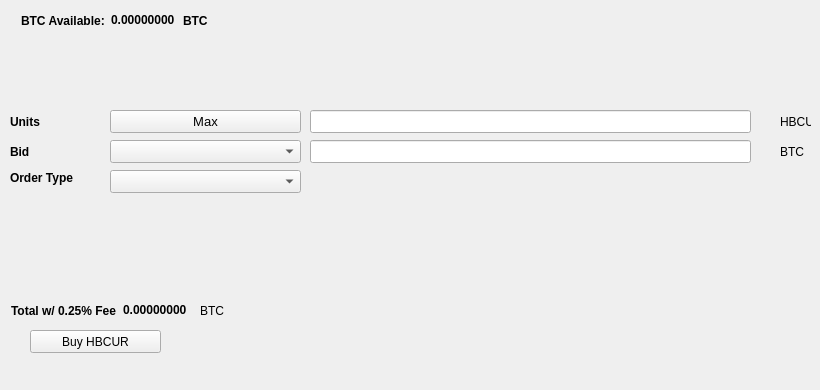
   <widget class="QWidget" name="BuyTab">
    <attribute name="title">
     <string>Buy</string>
    </attribute>
    <widget class="QPushButton" name="BuyENZ">
     <property name="geometry">
      <rect>
       <x>30</x>
       <y>330</y>
       <width>131</width>
       <height>23</height>
      </rect>
     </property>
     <property name="text">
      <string>Buy HBCUR</string>
     </property>
     <property name="icon">
      <iconset resource="../hbcur.qrc">
       <normaloff>:/icons/bitcoin</normaloff>:/icons/bitcoin</iconset>
     </property>
    </widget>
    <widget class="QLabel" name="label_3">
     <property name="geometry">
      <rect>
       <x>10</x>
       <y>110</y>
       <width>46</width>
       <height>23</height>
      </rect>
     </property>
     <property name="font">
      <font>
       <weight>75</weight>
       <bold>true</bold>
      </font>
     </property>
     <property name="text">
      <string>Units</string>
     </property>
    </widget>
    <widget class="QLineEdit" name="UnitsInput">
     <property name="geometry">
      <rect>
       <x>310</x>
       <y>110</y>
       <width>441</width>
       <height>23</height>
      </rect>
     </property>
     <property name="font">
      <font>
       <pointsize>9</pointsize>
       <weight>75</weight>
       <bold>true</bold>
      </font>
     </property>
    </widget>
    <widget class="QLineEdit" name="BuyBidPriceEdit">
     <property name="geometry">
      <rect>
       <x>310</x>
       <y>140</y>
       <width>441</width>
       <height>23</height>
      </rect>
     </property>
     <property name="font">
      <font>
       <pointsize>9</pointsize>
       <weight>75</weight>
       <bold>true</bold>
      </font>
     </property>
    </widget>
    <widget class="QLabel" name="label_4">
     <property name="geometry">
      <rect>
       <x>780</x>
       <y>110</y>
       <width>31</width>
       <height>23</height>
      </rect>
     </property>
     <property name="text">
      <string>HBCUR</string>
     </property>
    </widget>
    <widget class="QLabel" name="label_5">
     <property name="geometry">
      <rect>
       <x>780</x>
       <y>140</y>
       <width>31</width>
       <height>23</height>
      </rect>
     </property>
     <property name="text">
      <string>BTC</string>
     </property>
    </widget>
    <widget class="QLabel" name="label_6">
     <property name="geometry">
      <rect>
       <x>10</x>
       <y>140</y>
       <width>46</width>
       <height>23</height>
      </rect>
     </property>
     <property name="font">
      <font>
       <weight>75</weight>
       <bold>true</bold>
      </font>
     </property>
     <property name="text">
      <string>Bid</string>
     </property>
    </widget>
    <widget class="QLabel" name="label_7">
     <property name="geometry">
      <rect>
       <x>10</x>
       <y>170</y>
       <width>91</width>
       <height>16</height>
      </rect>
     </property>
     <property name="font">
      <font>
       <weight>75</weight>
       <bold>true</bold>
      </font>
     </property>
     <property name="text">
      <string>Order Type</string>
     </property>
    </widget>
    <widget class="QPushButton" name="Buy_Max_Amount">
     <property name="geometry">
      <rect>
       <x>110</x>
       <y>110</y>
       <width>191</width>
       <height>23</height>
      </rect>
     </property>
     <property name="font">
      <font>
       <pointsize>10</pointsize>
      </font>
     </property>
     <property name="text">
      <string>Max</string>
     </property>
    </widget>
    <widget class="QComboBox" name="BuyBidcomboBox">
     <property name="geometry">
      <rect>
       <x>110</x>
       <y>140</y>
       <width>191</width>
       <height>23</height>
      </rect>
     </property>
     <property name="font">
      <font>
       <pointsize>10</pointsize>
      </font>
     </property>
    </widget>
    <widget class="QComboBox" name="buyOrdertypeCombo">
     <property name="geometry">
      <rect>
       <x>110</x>
       <y>170</y>
       <width>191</width>
       <height>23</height>
      </rect>
     </property>
     <property name="font">
      <font>
       <pointsize>10</pointsize>
      </font>
     </property>
    </widget>
    <widget class="QWidget" name="layoutWidget1">
     <property name="geometry">
      <rect>
       <x>21</x>
       <y>11</y>
       <width>227</width>
       <height>19</height>
      </rect>
     </property>
     <layout class="QHBoxLayout" name="horizontalLayout_3">
      <item>
       <widget class="QLabel" name="label232">
        <property name="font">
         <font>
          <weight>75</weight>
          <bold>true</bold>
         </font>
        </property>
        <property name="text">
         <string>BTC Available:</string>
        </property>
       </widget>
      </item>
      <item>
       <widget class="QLabel" name="BtcAvailableLbl">
        <property name="palette">
         <palette>
          <active>
           <colorrole role="WindowText">
            <brush brushstyle="SolidPattern">
             <color alpha="255">
              <red>0</red>
              <green>0</green>
              <blue>0</blue>
             </color>
            </brush>
           </colorrole>
           <colorrole role="Button">
            <brush brushstyle="SolidPattern">
             <color alpha="255">
              <red>0</red>
              <green>170</green>
              <blue>0</blue>
             </color>
            </brush>
           </colorrole>
           <colorrole role="Light">
            <brush brushstyle="SolidPattern">
             <color alpha="255">
              <red>0</red>
              <green>255</green>
              <blue>0</blue>
             </color>
            </brush>
           </colorrole>
           <colorrole role="Midlight">
            <brush brushstyle="SolidPattern">
             <color alpha="255">
              <red>0</red>
              <green>212</green>
              <blue>0</blue>
             </color>
            </brush>
           </colorrole>
           <colorrole role="Dark">
            <brush brushstyle="SolidPattern">
             <color alpha="255">
              <red>0</red>
              <green>85</green>
              <blue>0</blue>
             </color>
            </brush>
           </colorrole>
           <colorrole role="Mid">
            <brush brushstyle="SolidPattern">
             <color alpha="255">
              <red>0</red>
              <green>113</green>
              <blue>0</blue>
             </color>
            </brush>
           </colorrole>
           <colorrole role="Text">
            <brush brushstyle="SolidPattern">
             <color alpha="255">
              <red>0</red>
              <green>170</green>
              <blue>0</blue>
             </color>
            </brush>
           </colorrole>
           <colorrole role="BrightText">
            <brush brushstyle="SolidPattern">
             <color alpha="255">
              <red>255</red>
              <green>255</green>
              <blue>255</blue>
             </color>
            </brush>
           </colorrole>
           <colorrole role="ButtonText">
            <brush brushstyle="SolidPattern">
             <color alpha="255">
              <red>0</red>
              <green>0</green>
              <blue>0</blue>
             </color>
            </brush>
           </colorrole>
           <colorrole role="Base">
            <brush brushstyle="SolidPattern">
             <color alpha="255">
              <red>255</red>
              <green>255</green>
              <blue>255</blue>
             </color>
            </brush>
           </colorrole>
           <colorrole role="Window">
            <brush brushstyle="SolidPattern">
             <color alpha="255">
              <red>0</red>
              <green>170</green>
              <blue>0</blue>
             </color>
            </brush>
           </colorrole>
           <colorrole role="Shadow">
            <brush brushstyle="SolidPattern">
             <color alpha="255">
              <red>0</red>
              <green>0</green>
              <blue>0</blue>
             </color>
            </brush>
           </colorrole>
           <colorrole role="AlternateBase">
            <brush brushstyle="SolidPattern">
             <color alpha="255">
              <red>127</red>
              <green>212</green>
              <blue>127</blue>
             </color>
            </brush>
           </colorrole>
           <colorrole role="ToolTipBase">
            <brush brushstyle="SolidPattern">
             <color alpha="255">
              <red>255</red>
              <green>255</green>
              <blue>220</blue>
             </color>
            </brush>
           </colorrole>
           <colorrole role="ToolTipText">
            <brush brushstyle="SolidPattern">
             <color alpha="255">
              <red>0</red>
              <green>0</green>
              <blue>0</blue>
             </color>
            </brush>
           </colorrole>
          </active>
          <inactive>
           <colorrole role="WindowText">
            <brush brushstyle="SolidPattern">
             <color alpha="255">
              <red>0</red>
              <green>0</green>
              <blue>0</blue>
             </color>
            </brush>
           </colorrole>
           <colorrole role="Button">
            <brush brushstyle="SolidPattern">
             <color alpha="255">
              <red>0</red>
              <green>170</green>
              <blue>0</blue>
             </color>
            </brush>
           </colorrole>
           <colorrole role="Light">
            <brush brushstyle="SolidPattern">
             <color alpha="255">
              <red>0</red>
              <green>255</green>
              <blue>0</blue>
             </color>
            </brush>
           </colorrole>
           <colorrole role="Midlight">
            <brush brushstyle="SolidPattern">
             <color alpha="255">
              <red>0</red>
              <green>212</green>
              <blue>0</blue>
             </color>
            </brush>
           </colorrole>
           <colorrole role="Dark">
            <brush brushstyle="SolidPattern">
             <color alpha="255">
              <red>0</red>
              <green>85</green>
              <blue>0</blue>
             </color>
            </brush>
           </colorrole>
           <colorrole role="Mid">
            <brush brushstyle="SolidPattern">
             <color alpha="255">
              <red>0</red>
              <green>113</green>
              <blue>0</blue>
             </color>
            </brush>
           </colorrole>
           <colorrole role="Text">
            <brush brushstyle="SolidPattern">
             <color alpha="255">
              <red>0</red>
              <green>170</green>
              <blue>0</blue>
             </color>
            </brush>
           </colorrole>
           <colorrole role="BrightText">
            <brush brushstyle="SolidPattern">
             <color alpha="255">
              <red>255</red>
              <green>255</green>
              <blue>255</blue>
             </color>
            </brush>
           </colorrole>
           <colorrole role="ButtonText">
            <brush brushstyle="SolidPattern">
             <color alpha="255">
              <red>0</red>
              <green>0</green>
              <blue>0</blue>
             </color>
            </brush>
           </colorrole>
           <colorrole role="Base">
            <brush brushstyle="SolidPattern">
             <color alpha="255">
              <red>255</red>
              <green>255</green>
              <blue>255</blue>
             </color>
            </brush>
           </colorrole>
           <colorrole role="Window">
            <brush brushstyle="SolidPattern">
             <color alpha="255">
              <red>0</red>
              <green>170</green>
              <blue>0</blue>
             </color>
            </brush>
           </colorrole>
           <colorrole role="Shadow">
            <brush brushstyle="SolidPattern">
             <color alpha="255">
              <red>0</red>
              <green>0</green>
              <blue>0</blue>
             </color>
            </brush>
           </colorrole>
           <colorrole role="AlternateBase">
            <brush brushstyle="SolidPattern">
             <color alpha="255">
              <red>127</red>
              <green>212</green>
              <blue>127</blue>
             </color>
            </brush>
           </colorrole>
           <colorrole role="ToolTipBase">
            <brush brushstyle="SolidPattern">
             <color alpha="255">
              <red>255</red>
              <green>255</green>
              <blue>220</blue>
             </color>
            </brush>
           </colorrole>
           <colorrole role="ToolTipText">
            <brush brushstyle="SolidPattern">
             <color alpha="255">
              <red>0</red>
              <green>0</green>
              <blue>0</blue>
             </color>
            </brush>
           </colorrole>
          </inactive>
          <disabled>
           <colorrole role="WindowText">
            <brush brushstyle="SolidPattern">
             <color alpha="255">
              <red>0</red>
              <green>85</green>
              <blue>0</blue>
             </color>
            </brush>
           </colorrole>
           <colorrole role="Button">
            <brush brushstyle="SolidPattern">
             <color alpha="255">
              <red>0</red>
              <green>170</green>
              <blue>0</blue>
             </color>
            </brush>
           </colorrole>
           <colorrole role="Light">
            <brush brushstyle="SolidPattern">
             <color alpha="255">
              <red>0</red>
              <green>255</green>
              <blue>0</blue>
             </color>
            </brush>
           </colorrole>
           <colorrole role="Midlight">
            <brush brushstyle="SolidPattern">
             <color alpha="255">
              <red>0</red>
              <green>212</green>
              <blue>0</blue>
             </color>
            </brush>
           </colorrole>
           <colorrole role="Dark">
            <brush brushstyle="SolidPattern">
             <color alpha="255">
              <red>0</red>
              <green>85</green>
              <blue>0</blue>
             </color>
            </brush>
           </colorrole>
           <colorrole role="Mid">
            <brush brushstyle="SolidPattern">
             <color alpha="255">
              <red>0</red>
              <green>113</green>
              <blue>0</blue>
             </color>
            </brush>
           </colorrole>
           <colorrole role="Text">
            <brush brushstyle="SolidPattern">
             <color alpha="255">
              <red>0</red>
              <green>85</green>
              <blue>0</blue>
             </color>
            </brush>
           </colorrole>
           <colorrole role="BrightText">
            <brush brushstyle="SolidPattern">
             <color alpha="255">
              <red>255</red>
              <green>255</green>
              <blue>255</blue>
             </color>
            </brush>
           </colorrole>
           <colorrole role="ButtonText">
            <brush brushstyle="SolidPattern">
             <color alpha="255">
              <red>0</red>
              <green>85</green>
              <blue>0</blue>
             </color>
            </brush>
           </colorrole>
           <colorrole role="Base">
            <brush brushstyle="SolidPattern">
             <color alpha="255">
              <red>0</red>
              <green>170</green>
              <blue>0</blue>
             </color>
            </brush>
           </colorrole>
           <colorrole role="Window">
            <brush brushstyle="SolidPattern">
             <color alpha="255">
              <red>0</red>
              <green>170</green>
              <blue>0</blue>
             </color>
            </brush>
           </colorrole>
           <colorrole role="Shadow">
            <brush brushstyle="SolidPattern">
             <color alpha="255">
              <red>0</red>
              <green>0</green>
              <blue>0</blue>
             </color>
            </brush>
           </colorrole>
           <colorrole role="AlternateBase">
            <brush brushstyle="SolidPattern">
             <color alpha="255">
              <red>0</red>
              <green>170</green>
              <blue>0</blue>
             </color>
            </brush>
           </colorrole>
           <colorrole role="ToolTipBase">
            <brush brushstyle="SolidPattern">
             <color alpha="255">
              <red>255</red>
              <green>255</green>
              <blue>220</blue>
             </color>
            </brush>
           </colorrole>
           <colorrole role="ToolTipText">
            <brush brushstyle="SolidPattern">
             <color alpha="255">
              <red>0</red>
              <green>0</green>
              <blue>0</blue>
             </color>
            </brush>
           </colorrole>
          </disabled>
         </palette>
        </property>
        <property name="font">
         <font>
          <weight>75</weight>
          <bold>true</bold>
         </font>
        </property>
        <property name="text">
         <string>0.00000000</string>
        </property>
        <property name="textInteractionFlags">
         <set>Qt::LinksAccessibleByMouse|Qt::TextSelectableByKeyboard|Qt::TextSelectableByMouse</set>
        </property>
       </widget>
      </item>
      <item>
       <widget class="QLabel" name="BtcAvailableLbl_2">
        <property name="font">
         <font>
          <weight>75</weight>
          <bold>true</bold>
         </font>
        </property>
        <property name="text">
         <string>BTC</string>
        </property>
       </widget>
      </item>
     </layout>
    </widget>
    <widget class="QWidget" name="layoutWidge2">
     <property name="geometry">
      <rect>
       <x>11</x>
       <y>301</y>
       <width>259</width>
       <height>19</height>
      </rect>
     </property>
     <layout class="QHBoxLayout" name="horizontalLayout_4">
      <item>
       <widget class="QLabel" name="label_9">
        <property name="font">
         <font>
          <weight>75</weight>
          <bold>true</bold>
         </font>
        </property>
        <property name="text">
         <string>Total w/ 0.25% Fee</string>
        </property>
       </widget>
      </item>
      <item>
       <widget class="QLabel" name="BuyCostLabel">
        <property name="palette">
         <palette>
          <active>
           <colorrole role="WindowText">
            <brush brushstyle="SolidPattern">
             <color alpha="255">
              <red>0</red>
              <green>0</green>
              <blue>0</blue>
             </color>
            </brush>
           </colorrole>
           <colorrole role="Button">
            <brush brushstyle="SolidPattern">
             <color alpha="255">
              <red>0</red>
              <green>170</green>
              <blue>0</blue>
             </color>
            </brush>
           </colorrole>
           <colorrole role="Light">
            <brush brushstyle="SolidPattern">
             <color alpha="255">
              <red>0</red>
              <green>255</green>
              <blue>0</blue>
             </color>
            </brush>
           </colorrole>
           <colorrole role="Midlight">
            <brush brushstyle="SolidPattern">
             <color alpha="255">
              <red>0</red>
              <green>212</green>
              <blue>0</blue>
             </color>
            </brush>
           </colorrole>
           <colorrole role="Dark">
            <brush brushstyle="SolidPattern">
             <color alpha="255">
              <red>0</red>
              <green>85</green>
              <blue>0</blue>
             </color>
            </brush>
           </colorrole>
           <colorrole role="Mid">
            <brush brushstyle="SolidPattern">
             <color alpha="255">
              <red>0</red>
              <green>113</green>
              <blue>0</blue>
             </color>
            </brush>
           </colorrole>
           <colorrole role="Text">
            <brush brushstyle="SolidPattern">
             <color alpha="255">
              <red>0</red>
              <green>170</green>
              <blue>0</blue>
             </color>
            </brush>
           </colorrole>
           <colorrole role="BrightText">
            <brush brushstyle="SolidPattern">
             <color alpha="255">
              <red>255</red>
              <green>255</green>
              <blue>255</blue>
             </color>
            </brush>
           </colorrole>
           <colorrole role="ButtonText">
            <brush brushstyle="SolidPattern">
             <color alpha="255">
              <red>0</red>
              <green>0</green>
              <blue>0</blue>
             </color>
            </brush>
           </colorrole>
           <colorrole role="Base">
            <brush brushstyle="SolidPattern">
             <color alpha="255">
              <red>255</red>
              <green>255</green>
              <blue>255</blue>
             </color>
            </brush>
           </colorrole>
           <colorrole role="Window">
            <brush brushstyle="SolidPattern">
             <color alpha="255">
              <red>0</red>
              <green>170</green>
              <blue>0</blue>
             </color>
            </brush>
           </colorrole>
           <colorrole role="Shadow">
            <brush brushstyle="SolidPattern">
             <color alpha="255">
              <red>0</red>
              <green>0</green>
              <blue>0</blue>
             </color>
            </brush>
           </colorrole>
           <colorrole role="AlternateBase">
            <brush brushstyle="SolidPattern">
             <color alpha="255">
              <red>127</red>
              <green>212</green>
              <blue>127</blue>
             </color>
            </brush>
           </colorrole>
           <colorrole role="ToolTipBase">
            <brush brushstyle="SolidPattern">
             <color alpha="255">
              <red>255</red>
              <green>255</green>
              <blue>220</blue>
             </color>
            </brush>
           </colorrole>
           <colorrole role="ToolTipText">
            <brush brushstyle="SolidPattern">
             <color alpha="255">
              <red>0</red>
              <green>0</green>
              <blue>0</blue>
             </color>
            </brush>
           </colorrole>
          </active>
          <inactive>
           <colorrole role="WindowText">
            <brush brushstyle="SolidPattern">
             <color alpha="255">
              <red>0</red>
              <green>0</green>
              <blue>0</blue>
             </color>
            </brush>
           </colorrole>
           <colorrole role="Button">
            <brush brushstyle="SolidPattern">
             <color alpha="255">
              <red>0</red>
              <green>170</green>
              <blue>0</blue>
             </color>
            </brush>
           </colorrole>
           <colorrole role="Light">
            <brush brushstyle="SolidPattern">
             <color alpha="255">
              <red>0</red>
              <green>255</green>
              <blue>0</blue>
             </color>
            </brush>
           </colorrole>
           <colorrole role="Midlight">
            <brush brushstyle="SolidPattern">
             <color alpha="255">
              <red>0</red>
              <green>212</green>
              <blue>0</blue>
             </color>
            </brush>
           </colorrole>
           <colorrole role="Dark">
            <brush brushstyle="SolidPattern">
             <color alpha="255">
              <red>0</red>
              <green>85</green>
              <blue>0</blue>
             </color>
            </brush>
           </colorrole>
           <colorrole role="Mid">
            <brush brushstyle="SolidPattern">
             <color alpha="255">
              <red>0</red>
              <green>113</green>
              <blue>0</blue>
             </color>
            </brush>
           </colorrole>
           <colorrole role="Text">
            <brush brushstyle="SolidPattern">
             <color alpha="255">
              <red>0</red>
              <green>170</green>
              <blue>0</blue>
             </color>
            </brush>
           </colorrole>
           <colorrole role="BrightText">
            <brush brushstyle="SolidPattern">
             <color alpha="255">
              <red>255</red>
              <green>255</green>
              <blue>255</blue>
             </color>
            </brush>
           </colorrole>
           <colorrole role="ButtonText">
            <brush brushstyle="SolidPattern">
             <color alpha="255">
              <red>0</red>
              <green>0</green>
              <blue>0</blue>
             </color>
            </brush>
           </colorrole>
           <colorrole role="Base">
            <brush brushstyle="SolidPattern">
             <color alpha="255">
              <red>255</red>
              <green>255</green>
              <blue>255</blue>
             </color>
            </brush>
           </colorrole>
           <colorrole role="Window">
            <brush brushstyle="SolidPattern">
             <color alpha="255">
              <red>0</red>
              <green>170</green>
              <blue>0</blue>
             </color>
            </brush>
           </colorrole>
           <colorrole role="Shadow">
            <brush brushstyle="SolidPattern">
             <color alpha="255">
              <red>0</red>
              <green>0</green>
              <blue>0</blue>
             </color>
            </brush>
           </colorrole>
           <colorrole role="AlternateBase">
            <brush brushstyle="SolidPattern">
             <color alpha="255">
              <red>127</red>
              <green>212</green>
              <blue>127</blue>
             </color>
            </brush>
           </colorrole>
           <colorrole role="ToolTipBase">
            <brush brushstyle="SolidPattern">
             <color alpha="255">
              <red>255</red>
              <green>255</green>
              <blue>220</blue>
             </color>
            </brush>
           </colorrole>
           <colorrole role="ToolTipText">
            <brush brushstyle="SolidPattern">
             <color alpha="255">
              <red>0</red>
              <green>0</green>
              <blue>0</blue>
             </color>
            </brush>
           </colorrole>
          </inactive>
          <disabled>
           <colorrole role="WindowText">
            <brush brushstyle="SolidPattern">
             <color alpha="255">
              <red>0</red>
              <green>85</green>
              <blue>0</blue>
             </color>
            </brush>
           </colorrole>
           <colorrole role="Button">
            <brush brushstyle="SolidPattern">
             <color alpha="255">
              <red>0</red>
              <green>170</green>
              <blue>0</blue>
             </color>
            </brush>
           </colorrole>
           <colorrole role="Light">
            <brush brushstyle="SolidPattern">
             <color alpha="255">
              <red>0</red>
              <green>255</green>
              <blue>0</blue>
             </color>
            </brush>
           </colorrole>
           <colorrole role="Midlight">
            <brush brushstyle="SolidPattern">
             <color alpha="255">
              <red>0</red>
              <green>212</green>
              <blue>0</blue>
             </color>
            </brush>
           </colorrole>
           <colorrole role="Dark">
            <brush brushstyle="SolidPattern">
             <color alpha="255">
              <red>0</red>
              <green>85</green>
              <blue>0</blue>
             </color>
            </brush>
           </colorrole>
           <colorrole role="Mid">
            <brush brushstyle="SolidPattern">
             <color alpha="255">
              <red>0</red>
              <green>113</green>
              <blue>0</blue>
             </color>
            </brush>
           </colorrole>
           <colorrole role="Text">
            <brush brushstyle="SolidPattern">
             <color alpha="255">
              <red>0</red>
              <green>85</green>
              <blue>0</blue>
             </color>
            </brush>
           </colorrole>
           <colorrole role="BrightText">
            <brush brushstyle="SolidPattern">
             <color alpha="255">
              <red>255</red>
              <green>255</green>
              <blue>255</blue>
             </color>
            </brush>
           </colorrole>
           <colorrole role="ButtonText">
            <brush brushstyle="SolidPattern">
             <color alpha="255">
              <red>0</red>
              <green>85</green>
              <blue>0</blue>
             </color>
            </brush>
           </colorrole>
           <colorrole role="Base">
            <brush brushstyle="SolidPattern">
             <color alpha="255">
              <red>0</red>
              <green>170</green>
              <blue>0</blue>
             </color>
            </brush>
           </colorrole>
           <colorrole role="Window">
            <brush brushstyle="SolidPattern">
             <color alpha="255">
              <red>0</red>
              <green>170</green>
              <blue>0</blue>
             </color>
            </brush>
           </colorrole>
           <colorrole role="Shadow">
            <brush brushstyle="SolidPattern">
             <color alpha="255">
              <red>0</red>
              <green>0</green>
              <blue>0</blue>
             </color>
            </brush>
           </colorrole>
           <colorrole role="AlternateBase">
            <brush brushstyle="SolidPattern">
             <color alpha="255">
              <red>0</red>
              <green>170</green>
              <blue>0</blue>
             </color>
            </brush>
           </colorrole>
           <colorrole role="ToolTipBase">
            <brush brushstyle="SolidPattern">
             <color alpha="255">
              <red>255</red>
              <green>255</green>
              <blue>220</blue>
             </color>
            </brush>
           </colorrole>
           <colorrole role="ToolTipText">
            <brush brushstyle="SolidPattern">
             <color alpha="255">
              <red>0</red>
              <green>0</green>
              <blue>0</blue>
             </color>
            </brush>
           </colorrole>
          </disabled>
         </palette>
        </property>
        <property name="font">
         <font>
          <weight>75</weight>
          <bold>true</bold>
         </font>
        </property>
        <property name="autoFillBackground">
         <bool>false</bool>
        </property>
        <property name="text">
         <string>0.00000000</string>
        </property>
        <property name="textInteractionFlags">
         <set>Qt::LinksAccessibleByMouse|Qt::TextSelectableByMouse</set>
        </property>
       </widget>
      </item>
      <item>
       <widget class="QLabel" name="label_10">
        <property name="font">
         <font>
          <weight>50</weight>
          <bold>false</bold>
         </font>
        </property>
        <property name="text">
         <string>BTC</string>
        </property>
       </widget>
      </item>
     </layout>
    </widget>
    <widget class="QLabel" name="label_24">
     <property name="geometry">
      <rect>
       <x>460</x>
       <y>300</y>
       <width>281</width>
       <height>81</height>
      </rect>
     </property>
     <property name="text">
      <string/>
     </property>
     <property name="pixmap">
      <pixmap>:/images/bittrex</pixmap>
     </property>
    </widget>
   </widget>
